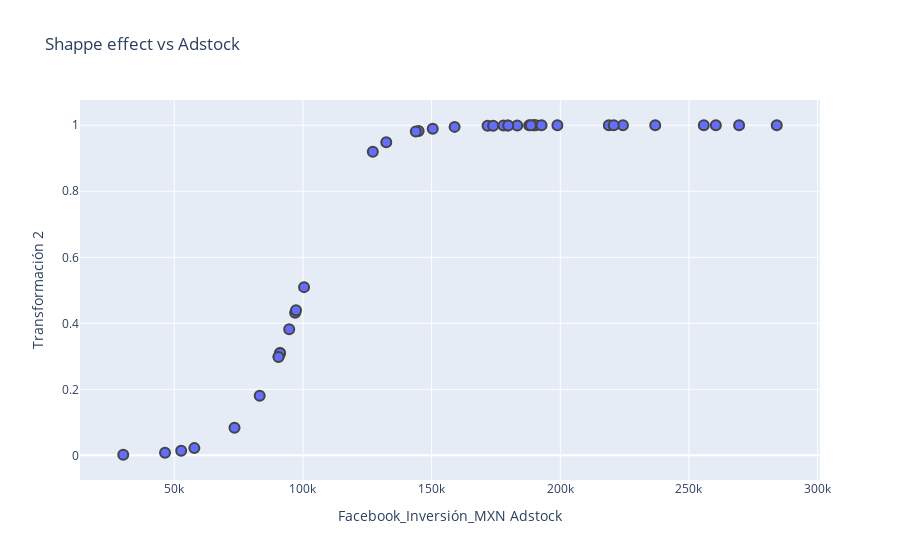

The cell this chart's notebook holds for it:
### Code cell
class bcolors:
    HEADER = '\033[95m'
    OKBLUE = '\033[94m'
    OKCYAN = '\033[96m'
    OKGREEN = '\033[92m'
    WARNING = '\033[93m'
    FAIL = '\033[91m'
    ENDC = '\033[0m'
    BOLD = '\033[1m'
    UNDERLINE = '\033[4m'

def get_shape_effect(variable_adstock, tipo="Exp. Negativa", alpha=0.5, gamma=0):
    if tipo == "Logaritmica":
        return np.log(variable_adstock)
    if tipo == "Exp. Negativa":
        return (1- np.exp(-alpha * variable_adstock))
    if tipo == "Logistica":
        return (1 / (1 + np.exp(-alpha * (variable_adstock - gamma))))
    
    print("ERROR !!!!!!!!!! Escribiste mal el nombre de la función a aplicar, por favor corrige.")
    return variable_adstock

fig = px.scatter(x=Adstock, y=get_shape_effect(Adstock, tipo = tipo, alpha = alpha, gamma = gamma), title="Shappe effect vs Adstock",)
fig.update_traces(mode='markers', marker_line_width=2, marker_size=10)
fig.update_yaxes(
    title="Transformación 2"
)
fig.update_xaxes(title = nombre_variable + " Adstock ")
print(f"{bcolors.OKCYAN}" "Correlación Adstock con ventas: \t" f"{bcolors.ENDC}"+ str(np.corrcoef(Adstock,ventas)[0][1]))
print(f"{bcolors.OKCYAN}" "Correlación Shape effect con ventas:\t" f"{bcolors.ENDC}" + str(np.corrcoef(get_shape_effect(Adstock, tipo = tipo, alpha = alpha, gamma = gamma), ventas)[0][1]))
fig.show()

### Figure 1 — Plotly figure (JSON) as saved in the notebook; plotly's stock layout.template omitted (floating-point values rounded to 4 significant figures)
{"data": [{"hovertemplate": "x=%{x}<br>y=%{y}<extra></extra>", "legendgroup": "", "marker": {"color": "#636efa", "line": {"width": 2}, "size": 10, "symbol": "circle"}, "mode": "markers", "name": "", "orientation": "v", "showlegend": false, "type": "scatter", "x": [189700.0, 189700.0, 171700.0, 179500.0, 218900.0, 269500.0, 284100.0, 236900.0, 177900.0, 127100.0, 100400.0, 90540.0, 91100.0, 91070.0, 94650.0, 96960.0, 97300.0, 83180.0, 73400.0, 57800.0, 46400.0, 30170.0, 52680.0, 90480.0, 144900.0, 173900.0, 190500.0, 192700.0, 187900.0, 188600.0, 183300.0, 198900.0, 224300.0, 260400.0, 255800.0, 220800.0, 179800.0, 150400.0, 132400.0, 143800.0, 158900.0], "xaxis": "x", "y": [0.9997, 0.9997, 0.9984, 0.9992, 1.0, 1.0, 1.0, 1.0, 0.9991, 0.92, 0.5096, 0.2992, 0.3098, 0.3093, 0.382, 0.432, 0.4395, 0.1804, 0.08364, 0.02193, 0.007972, 0.001861, 0.01394, 0.2981, 0.9828, 0.9987, 0.9997, 0.9998, 0.9996, 0.9997, 0.9994, 0.9999, 1.0, 1.0, 1.0, 1.0, 0.9992, 0.9894, 0.9485, 0.981, 0.9951], "yaxis": "y"}], "layout": {"legend": {"tracegroupgap": 0}, "title": {"text": "Shappe effect vs Adstock"}, "xaxis": {"anchor": "y", "domain": [0, 1], "title": {"text": "Facebook_Inversión_MXN Adstock "}}, "yaxis": {"anchor": "x", "domain": [0, 1], "title": {"text": "Transformación 2"}}}}
